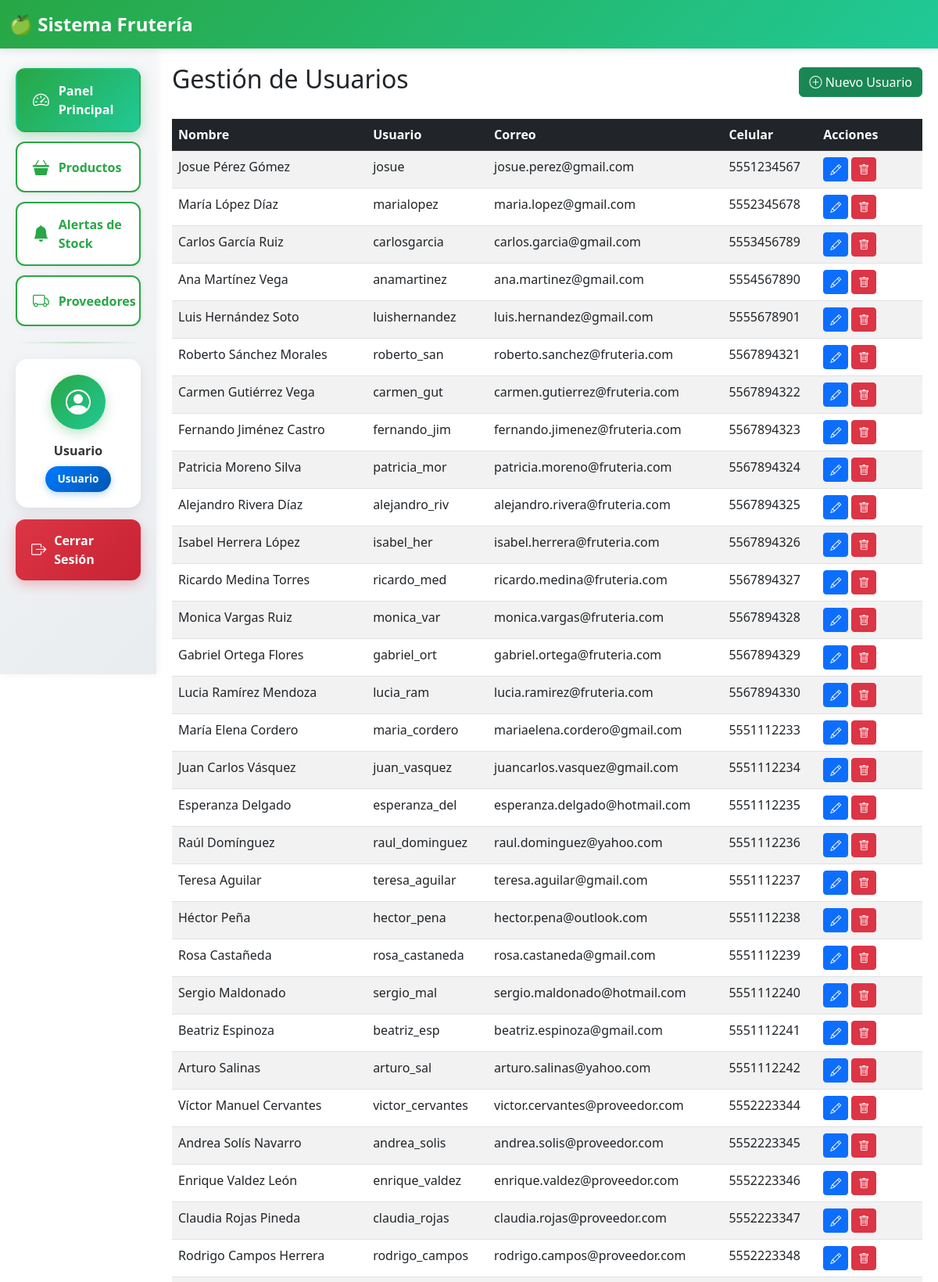
The app's page /usuarios.php (upper part) with its own data.
### tables this page shows
CREATE TABLE usuarios (
    id INT AUTO_INCREMENT PRIMARY KEY,
    nombre_completo VARCHAR(100) NOT NULL,
    usuario VARCHAR(50) UNIQUE NOT NULL,
    contraseña VARCHAR(50) NOT NULL COMMENT 'Contraseña en texto plano',
    correo VARCHAR(100) NOT NULL,
    celular VARCHAR(15) NOT NULL,
    fecha_registro TIMESTAMP DEFAULT CURRENT_TIMESTAMP,
    ultimo_login TIMESTAMP NULL
);

### usuarios.php (the view, shortened to what this page needs)
<?php
require_once 'conexion.php';
include 'includes/header.php';
$usuarios = $pdo->query("SELECT * FROM usuarios");
include 'includes/sidebar.php';
?>
            <div class="d-flex justify-content-between align-items-center mb-4">
                <h2>Gestión de Usuarios</h2>
                <button class="btn btn-success" data-bs-toggle="modal" data-bs-target="#modalUsuario">
                    <i class="bi bi-plus-circle"></i> Nuevo Usuario
                </button>
            </div>
            <table class="table table-striped table-hover">
                <thead class="table-dark">
                    <tr>
                        <th>Nombre</th>
                        <th>Usuario</th>
                        <th>Correo</th>
                        <th>Celular</th>
                        <th class="table-actions">Acciones</th>
                    </tr>
                </thead>
                <tbody>
                    <?php while($usuario = $usuarios->fetch()): ?>
                    <tr>
                        <td><?= $usuario['nombre_completo'] ?></td>
                        <td><?= $usuario['usuario'] ?></td>
                        <td><?= $usuario['correo'] ?></td>
                        <td><?= $usuario['celular'] ?></td>
                        <td>
                            <button class="btn btn-sm btn-primary">
                                <i class="bi bi-pencil"></i>
                            </button>
                            <button class="btn btn-sm btn-danger">
                                <i class="bi bi-trash"></i>
                            </button>
                        </td>
                    </tr>
                    <?php endwhile; ?>
                </tbody>
            </table>
        </div>
    </div>
</div>

### includes/header.php (style rules this page uses)
.table-actions { min-width: 120px; }

### records on screen
usuarios: nombre_completo "Josue Pérez Gómez", usuario "josue", correo "josue.perez@gmail.com", celular "5551234567"
usuarios: nombre_completo "María López Díaz", usuario "marialopez", correo "maria.lopez@gmail.com", celular "5552345678"
usuarios: nombre_completo "Carlos García Ruiz", usuario "carlosgarcia", correo "carlos.garcia@gmail.com", celular "5553456789"
usuarios: nombre_completo "Ana Martínez Vega", usuario "anamartinez", correo "ana.martinez@gmail.com", celular "5554567890"
usuarios: nombre_completo "Luis Hernández Soto", usuario "luishernandez", correo "luis.hernandez@gmail.com", celular "5555678901"
usuarios: nombre_completo "Roberto Sánchez Morales", usuario "roberto_san", correo "roberto.sanchez@fruteria.com", celular "5567894321"
usuarios: nombre_completo "Carmen Gutiérrez Vega", usuario "carmen_gut", correo "carmen.gutierrez@fruteria.com", celular "5567894322"
usuarios: nombre_completo "Fernando Jiménez Castro", usuario "fernando_jim", correo "fernando.jimenez@fruteria.com", celular "5567894323"
usuarios: nombre_completo "Patricia Moreno Silva", usuario "patricia_mor", correo "patricia.moreno@fruteria.com", celular "5567894324"
usuarios: nombre_completo "Alejandro Rivera Díaz", usuario "alejandro_riv", correo "alejandro.rivera@fruteria.com", celular "5567894325"
usuarios: nombre_completo "Isabel Herrera López", usuario "isabel_her", correo "isabel.herrera@fruteria.com", celular "5567894326"
usuarios: nombre_completo "Ricardo Medina Torres", usuario "ricardo_med", correo "ricardo.medina@fruteria.com", celular "5567894327"
usuarios: nombre_completo "Monica Vargas Ruiz", usuario "monica_var", correo "monica.vargas@fruteria.com", celular "5567894328"
usuarios: nombre_completo "Gabriel Ortega Flores", usuario "gabriel_ort", correo "gabriel.ortega@fruteria.com", celular "5567894329"
usuarios: nombre_completo "Lucia Ramírez Mendoza", usuario "lucia_ram", correo "lucia.ramirez@fruteria.com", celular "5567894330"
usuarios: nombre_completo "María Elena Cordero", usuario "maria_cordero", correo "mariaelena.cordero@gmail.com", celular "5551112233"
usuarios: nombre_completo "Juan Carlos Vásquez", usuario "juan_vasquez", correo "juancarlos.vasquez@gmail.com", celular "5551112234"
usuarios: nombre_completo "Esperanza Delgado", usuario "esperanza_del", correo "esperanza.delgado@hotmail.com", celular "5551112235"
usuarios: nombre_completo "Raúl Domínguez", usuario "raul_dominguez", correo "raul.dominguez@yahoo.com", celular "5551112236"
usuarios: nombre_completo "Teresa Aguilar", usuario "teresa_aguilar", correo "teresa.aguilar@gmail.com", celular "5551112237"
usuarios: nombre_completo "Héctor Peña", usuario "hector_pena", correo "hector.pena@outlook.com", celular "5551112238"
usuarios: nombre_completo "Rosa Castañeda", usuario "rosa_castaneda", correo "rosa.castaneda@gmail.com", celular "5551112239"
usuarios: nombre_completo "Sergio Maldonado", usuario "sergio_mal", correo "sergio.maldonado@hotmail.com", celular "5551112240"
usuarios: nombre_completo "Beatriz Espinoza", usuario "beatriz_esp", correo "beatriz.espinoza@gmail.com", celular "5551112241"
usuarios: nombre_completo "Arturo Salinas", usuario "arturo_sal", correo "arturo.salinas@yahoo.com", celular "5551112242"
usuarios: nombre_completo "Víctor Manuel Cervantes", usuario "victor_cervantes", correo "victor.cervantes@proveedor.com", celular "5552223344"
usuarios: nombre_completo "Andrea Solís Navarro", usuario "andrea_solis", correo "andrea.solis@proveedor.com", celular "5552223345"
usuarios: nombre_completo "Enrique Valdez León", usuario "enrique_valdez", correo "enrique.valdez@proveedor.com", celular "5552223346"
usuarios: nombre_completo "Claudia Rojas Pineda", usuario "claudia_rojas", correo "claudia.rojas@proveedor.com", celular "5552223347"
usuarios: nombre_completo "Rodrigo Campos Herrera", usuario "rodrigo_campos", correo "rodrigo.campos@proveedor.com", celular "5552223348"

### other values on screen
$_SESSION['nombre'] "Usuario"
